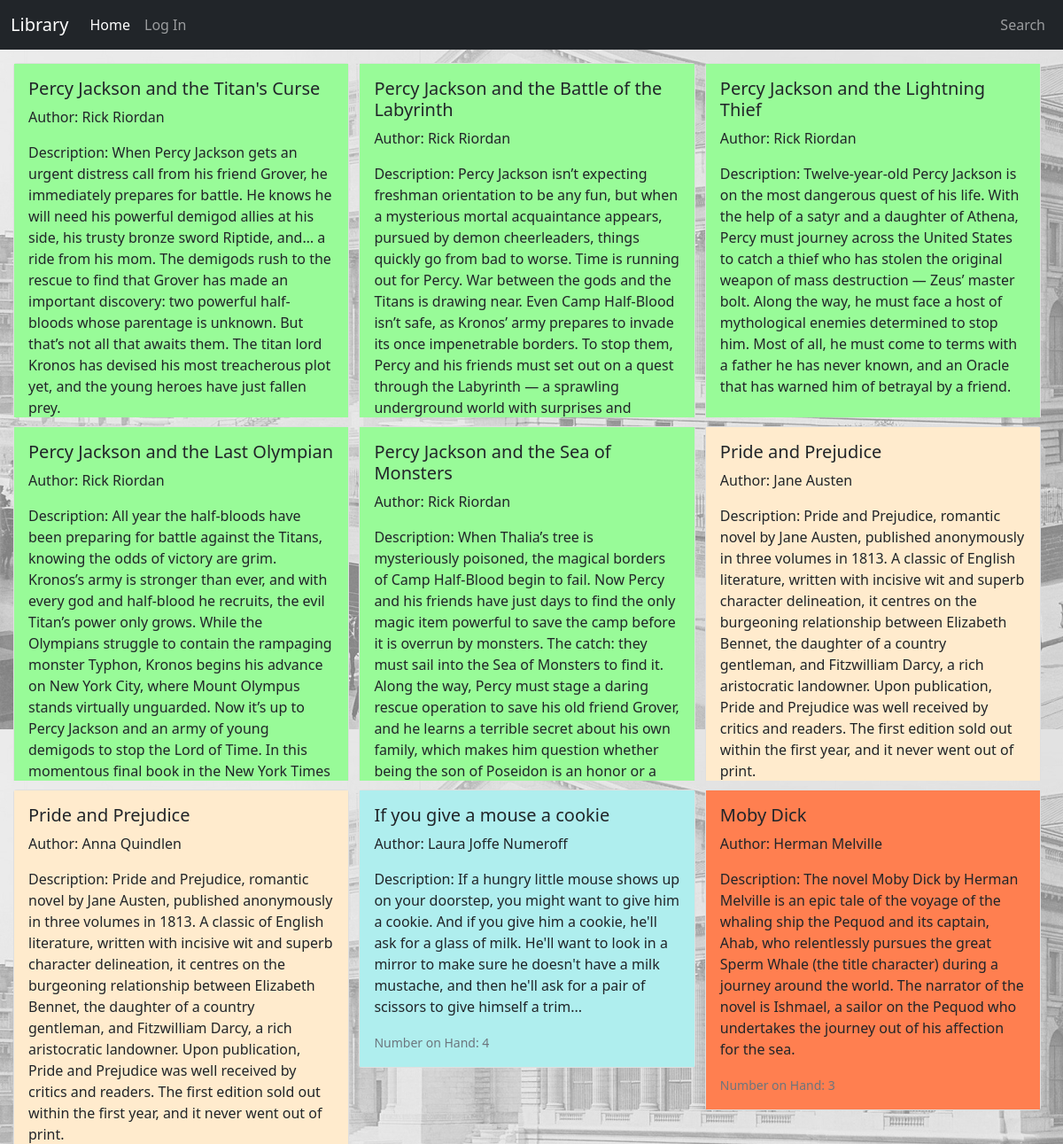
Screenshot of /catalog.php with the database file from the repository.
### tables this page shows
create table media(
    ISBN varchar(10),
    title varchar(100),
    copiesOnHand int,
    primary key(ISBN)
);

create table author(
    ID int NOT NULL AUTO_INCREMENT,
    firstName varchar(25),
    lastName varchar(25),
    primary key(ID)
);

create table mediaInfo (
	ISBN varchar(10),
    genre varchar(20),
    writtenLanguage varchar(20),
    location varchar(30),
    summary varchar(1000),
    primary key (ISBN),
    foreign key(ISBN) references media(ISBN)
);

### php/catalogBooks.php (the view, shortened to what this page needs)
<?php
    require_once('sql_conn.php');
    $result = mysqli_query($dbc,"SELECT * from media NATURAL JOIN mediaInfo
    NATURAL JOIN (writes INNER JOIN author on authorID=ID)");
    if($result){
        while($row = mysqli_fetch_array($result)){
            echo
            '<div class="grid-item">
              <div class="card">';
            if($row['genre']=="Fiction"){
                echo '<div class="card-body" style="background-color: palegreen;">';
            } else if($row['genre']=="Children's Books"){
                echo '<div class="card-body" style="background-color: paleturquoise;">';
            } else if($row['genre']=="Historical Fiction"){
                echo '<div class="card-body" style="background-color: blanchedalmond;">';
            } else if($row['genre']=="Adventure Fiction"){
                echo '<div class="card-body" style="background-color: coral;">';
            } else {
                echo '<div class="card-body" style="background-color: paleturquoise;">';
            }
            echo '<h5 class="card-title">'.$row['title'].'</h5>
                  <p class="card-text">Author: '.$row['firstName'].' '.$row['lastName'].'</p>
                  <p class="card-text">Description: '.$row['summary'].'</p>
                  <p class="card-text"><small class="text-muted">Number on Hand: '.$row['copiesOnHand'].'</small></p>
                </div>
              </div>
            </div>';
        }
    }
?>

### catalog.php (shortened to what this page needs)
<!doctype html>
<html lang="en">
  <head>
<link href="css/bootstrap.min.css" rel="stylesheet">
    <link href="css/carousel.css" rel="stylesheet">
  </head>
  <body style="
  background-image: url('images/nypllight.jpg');
  height: 100vh;
  background-attachment: fixed;">
    <header>
      <nav class="navbar navbar-expand-md navbar-dark bg-dark" aria-label="Fourth navbar example">
          <div class="container-fluid">
            <a class="navbar-brand" href="home.html">Library</a>
            <div class="collapse navbar-collapse" id="navbarsExample04">
              <ul class="navbar-nav me-auto mb-2 mb-md-0">
                <li class="nav-item">
                  <a class="nav-link active" aria-current="page" href="home.html">Home</a>
                </li>
                <li class="nav-item">
                  <a class="nav-link" href="login.html">Log In</a>
                </li>
              </ul>
            <ul class="navbar-nav">
                <li class="nav-item">
                    <a class="nav-link" aria-current="page" href="search.html">Search</a>
                </li>
            </ul>
            </div>
          </div>
        </nav>
  </header>
  <div class="grid-container">
    <div class="character-container">
      <?php include 'php/catalogBooks.php'; ?>
    </div>
  </div>
  </body>
</html>

### catalog.php (style rules this page uses)
@media (min-width: 768px) { .character-container { display: grid; grid-template-columns: 33% 33% 33%; column-gap: 1px; height: 100vh; padding: 5px; margin: 5px; } }
@media (min-width: 768px) { .grid-item { margin: 5px; height:400px; overflow:auto; } }

### rows the page displays
media: title "Percy Jackson and the Titan's Curse", author.firstName "Rick", author.lastName "Riordan", mediainfo.summary "When Percy Jackson gets an urgent distress call from his friend Grover, he immediately prepares for battle. He knows he will need his powerful demigod allies at his side, his trusty bronze sword Riptide, and… a ride from his mom. The demigods rush to the rescue to find that Grover has made an important discovery: two powerful half-bloods whose parentage is unknown. But that’s not all that awaits them. The titan lord Kronos has devised his most treacherous plot yet, and the young heroes have just fallen prey."
media: title "Percy Jackson and the Battle of the Labyrinth", author.firstName "Rick", author.lastName "Riordan", mediainfo.summary "Percy Jackson isn’t expecting freshman orientation to be any fun, but when a mysterious mortal acquaintance appears, pursued by demon cheerleaders, things quickly go from bad to worse. Time is running out for Percy. War between the gods and the Titans is drawing near. Even Camp Half-Blood isn’t safe, as Kronos’ army prepares to invade its once impenetrable borders. To stop them, Percy and his friends must set out on a quest through the Labyrinth — a sprawling underground world with surprises and…"
media: title "Percy Jackson and the Lightning Thief", author.firstName "Rick", author.lastName "Riordan", mediainfo.summary "Twelve-year-old Percy Jackson is on the most dangerous quest of his life. With the help of a satyr and a daughter of Athena, Percy must journey across the United States to catch a thief who has stolen the original weapon of mass destruction — Zeus’ master bolt. Along the way, he must face a host of mythological enemies determined to stop him. Most of all, he must come to terms with a father he has never known, and an Oracle that has warned him of betrayal by a friend."
media: title "Percy Jackson and the Last Olympian", author.firstName "Rick", author.lastName "Riordan", mediainfo.summary "All year the half-bloods have been preparing for battle against the Titans, knowing the odds of victory are grim. Kronos’s army is stronger than ever, and with every god and half-blood he recruits, the evil Titan’s power only grows. While the Olympians struggle to contain the rampaging monster Typhon, Kronos begins his advance on New York City, where Mount Olympus stands virtually unguarded. Now it’s up to Percy Jackson and an army of young demigods to stop the Lord of Time. In this momentous final book in the New York Times…"
media: title "Percy Jackson and the Sea of Monsters", author.firstName "Rick", author.lastName "Riordan", mediainfo.summary "When Thalia’s tree is mysteriously poisoned, the magical borders of Camp Half-Blood begin to fail. Now Percy and his friends have just days to find the only magic item powerful to save the camp before it is overrun by monsters. The catch: they must sail into the Sea of Monsters to find it. Along the way, Percy must stage a daring rescue operation to save his old friend Grover, and he learns a terrible secret about his own family, which makes him question whether being the son of Poseidon is an honor or a…"
media: title "Pride and Prejudice", author.firstName "Jane", author.lastName "Austen", mediainfo.summary "Pride and Prejudice, romantic novel by Jane Austen, published anonymously in three volumes in 1813. A classic of English literature, written with incisive wit and superb character delineation, it centres on the burgeoning relationship between Elizabeth Bennet, the daughter of a country gentleman, and Fitzwilliam Darcy, a rich aristocratic landowner. Upon publication, Pride and Prejudice was well received by critics and readers. The first edition sold out within the first year, and it never went out of print.", author.firstName "Anna", author.lastName "Quindlen"
media: title "If you give a mouse a cookie", author.firstName "Laura", author.lastName "Joffe Numeroff", mediainfo.summary "If a hungry little mouse shows up on your doorstep, you might want to give him a cookie. And if you give him a cookie, he'll ask for a glass of milk. He'll want to look in a mirror to make sure he doesn't have a milk mustache, and then he'll ask for a pair of scissors to give himself a trim...", copiesOnHand "4"
media: title "Moby Dick", author.firstName "Herman", author.lastName "Melville", mediainfo.summary "The novel Moby Dick by Herman Melville is an epic tale of the voyage of the whaling ship the Pequod and its captain, Ahab, who relentlessly pursues the great Sperm Whale (the title character) during a journey around the world. The narrator of the novel is Ishmael, a sailor on the Pequod who undertakes the journey out of his affection for the sea.", copiesOnHand "3"
